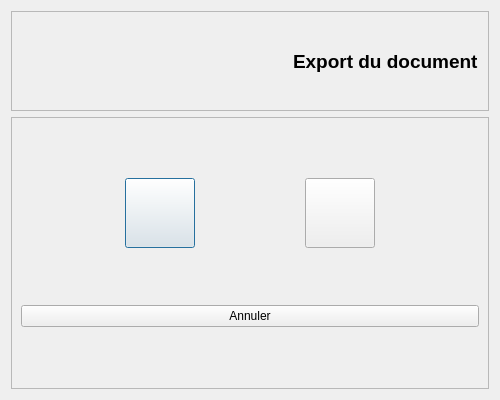
<?xml version="1.0" encoding="UTF-8"?>
<ui version="4.0">
 <class>gui_export</class>
 <widget class="QDialog" name="gui_export">
  <property name="geometry">
   <rect>
    <x>0</x>
    <y>0</y>
    <width>500</width>
    <height>400</height>
   </rect>
  </property>
  <property name="minimumSize">
   <size>
    <width>500</width>
    <height>400</height>
   </size>
  </property>
  <property name="maximumSize">
   <size>
    <width>500</width>
    <height>400</height>
   </size>
  </property>
  <property name="windowTitle">
   <string>Arrera Markdown : Export</string>
  </property>
  <property name="windowIcon">
   <iconset resource="../asset/resource.qrc">
    <normaloff>:/icone/icon_linux.png</normaloff>:/icone/icon_linux.png</iconset>
  </property>
  <layout class="QVBoxLayout" name="verticalLayout">
   <item>
    <widget class="RoundedFrame" name="frame_top_create">
     <property name="maximumSize">
      <size>
       <width>500</width>
       <height>100</height>
      </size>
     </property>
     <property name="frameShape">
      <enum>QFrame::Shape::StyledPanel</enum>
     </property>
     <property name="frameShadow">
      <enum>QFrame::Shadow::Raised</enum>
     </property>
     <layout class="QHBoxLayout" name="horizontalLayout_2">
      <item>
       <widget class="QLabel" name="label_icon_create">
        <property name="minimumSize">
         <size>
          <width>50</width>
          <height>50</height>
         </size>
        </property>
        <property name="maximumSize">
         <size>
          <width>50</width>
          <height>50</height>
         </size>
        </property>
        <property name="text">
         <string/>
        </property>
        <property name="pixmap">
         <pixmap resource="../asset/resource.qrc">:/icone/icon_linux.png</pixmap>
        </property>
        <property name="scaledContents">
         <bool>true</bool>
        </property>
       </widget>
      </item>
      <item>
       <spacer name="horizontalSpacer">
        <property name="orientation">
         <enum>Qt::Orientation::Horizontal</enum>
        </property>
        <property name="sizeHint" stdset="0">
         <size>
          <width>40</width>
          <height>20</height>
         </size>
        </property>
       </spacer>
      </item>
      <item>
       <widget class="QLabel" name="label_title_create">
        <property name="font">
         <font>
          <pointsize>14</pointsize>
          <bold>true</bold>
         </font>
        </property>
        <property name="text">
         <string>Export du document</string>
        </property>
       </widget>
      </item>
     </layout>
    </widget>
   </item>
   <item>
    <widget class="RoundedFrame" name="frame">
     <property name="frameShape">
      <enum>QFrame::Shape::StyledPanel</enum>
     </property>
     <property name="frameShadow">
      <enum>QFrame::Shadow::Raised</enum>
     </property>
     <layout class="QVBoxLayout" name="verticalLayout_2">
      <item>
       <layout class="QHBoxLayout" name="horizontalLayout">
        <item>
         <widget class="QPushButton" name="IDC_MARKDOWN">
          <property name="minimumSize">
           <size>
            <width>70</width>
            <height>70</height>
           </size>
          </property>
          <property name="maximumSize">
           <size>
            <width>70</width>
            <height>70</height>
           </size>
          </property>
          <property name="text">
           <string/>
          </property>
          <property name="icon">
           <iconset resource="../asset/resource.qrc">
            <normaloff>:/icone_gui/export_markdown_dark.png</normaloff>:/icone_gui/export_markdown_dark.png</iconset>
          </property>
          <property name="iconSize">
           <size>
            <width>70</width>
            <height>70</height>
           </size>
          </property>
         </widget>
        </item>
        <item>
         <widget class="QPushButton" name="IDC_PDF">
          <property name="minimumSize">
           <size>
            <width>70</width>
            <height>70</height>
           </size>
          </property>
          <property name="maximumSize">
           <size>
            <width>70</width>
            <height>70</height>
           </size>
          </property>
          <property name="text">
           <string/>
          </property>
          <property name="icon">
           <iconset resource="../asset/resource.qrc">
            <normaloff>:/icone_gui/export_pdf_dark.png</normaloff>:/icone_gui/export_pdf_dark.png</iconset>
          </property>
          <property name="iconSize">
           <size>
            <width>70</width>
            <height>70</height>
           </size>
          </property>
         </widget>
        </item>
       </layout>
      </item>
      <item>
       <widget class="QPushButton" name="IDC_CANCEL">
        <property name="text">
         <string>Annuler</string>
        </property>
       </widget>
      </item>
     </layout>
    </widget>
   </item>
  </layout>
 </widget>
 <customwidgets>
  <customwidget>
   <class>RoundedFrame</class>
   <extends>QFrame</extends>
   <header location="global">custom_widget/roundedframe.h</header>
   <container>1</container>
  </customwidget>
 </customwidgets>
 <resources>
  <include location="../asset/resource.qrc"/>
 </resources>
 <connections/>
</ui>
